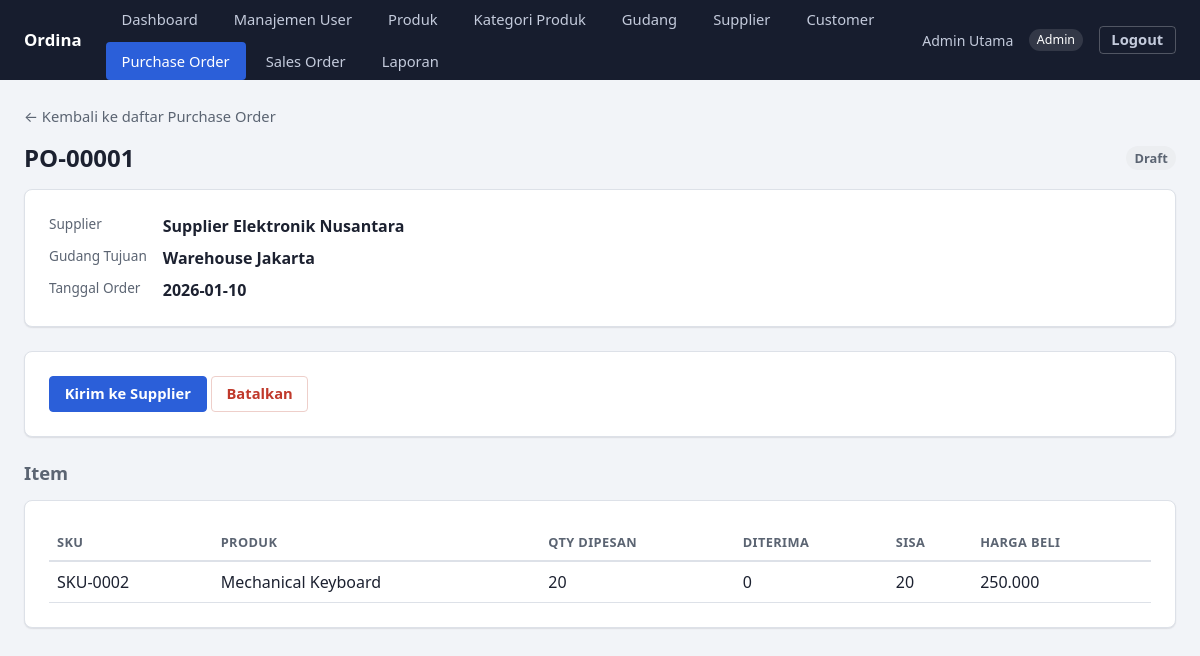
The page /purchase-orders/1 (signed in) on the database its author committed.
### tables this page shows
CREATE TABLE IF NOT EXISTS purchase_orders (
    id INT UNSIGNED AUTO_INCREMENT PRIMARY KEY,
    supplier_id INT UNSIGNED NOT NULL,
    warehouse_id INT UNSIGNED NOT NULL,
    status ENUM('Draft', 'Ordered', 'PartiallyReceived', 'Received', 'Cancelled') NOT NULL DEFAULT 'Draft',
    order_date DATE NOT NULL,
    created_by INT UNSIGNED NOT NULL,
    created_at TIMESTAMP NOT NULL DEFAULT CURRENT_TIMESTAMP,
    updated_at TIMESTAMP NOT NULL DEFAULT CURRENT_TIMESTAMP ON UPDATE CURRENT_TIMESTAMP,
    KEY idx_purchase_orders_status (status),
    CONSTRAINT fk_po_supplier FOREIGN KEY (supplier_id) REFERENCES suppliers (id),
    CONSTRAINT fk_po_warehouse FOREIGN KEY (warehouse_id) REFERENCES warehouses (id),
    CONSTRAINT fk_po_created_by FOREIGN KEY (created_by) REFERENCES users (id)
);

CREATE TABLE IF NOT EXISTS products (
    id INT UNSIGNED AUTO_INCREMENT PRIMARY KEY,
    sku VARCHAR(50) NOT NULL,
    name VARCHAR(150) NOT NULL,
    category_id INT UNSIGNED NOT NULL,
    unit VARCHAR(30) NOT NULL,
    buy_price DECIMAL(14, 2) NOT NULL DEFAULT 0,
    sell_price DECIMAL(14, 2) NOT NULL DEFAULT 0,
    reorder_point INT UNSIGNED NOT NULL DEFAULT 0,
    image_path VARCHAR(255) NULL,
    is_active TINYINT(1) NOT NULL DEFAULT 1,
    created_at TIMESTAMP NOT NULL DEFAULT CURRENT_TIMESTAMP,
    updated_at TIMESTAMP NOT NULL DEFAULT CURRENT_TIMESTAMP ON UPDATE CURRENT_TIMESTAMP,
    UNIQUE KEY uq_products_sku (sku),
    KEY idx_products_name (name),
    CONSTRAINT fk_products_category FOREIGN KEY (category_id) REFERENCES categories (id),
    CONSTRAINT chk_products_prices CHECK (buy_price >= 0 AND sell_price >= 0 AND reorder_point >= 0)
);

CREATE TABLE IF NOT EXISTS purchase_order_items (
    id INT UNSIGNED AUTO_INCREMENT PRIMARY KEY,
    purchase_order_id INT UNSIGNED NOT NULL,
    product_id INT UNSIGNED NOT NULL,
    qty_ordered INT UNSIGNED NOT NULL,
    qty_received INT UNSIGNED NOT NULL DEFAULT 0,
    buy_price DECIMAL(14, 2) NOT NULL,
    CONSTRAINT fk_poi_purchase_order FOREIGN KEY (purchase_order_id) REFERENCES purchase_orders (id) ON DELETE CASCADE,
    CONSTRAINT fk_poi_product FOREIGN KEY (product_id) REFERENCES products (id),
    CONSTRAINT chk_poi_quantities CHECK (qty_ordered > 0 AND qty_received >= 0 AND qty_received <= qty_ordered)
);

### app/Core/View.php (called while the page is built, shortened)
<?php
final class View
{
    public static function render(string $view, array $data = [], int $status = 200): void
    {
        extract($data);
        require __DIR__ . "/../../views/{$view}.php";
        require __DIR__ . '/../../views/layouts/app.php';
    }
}

### app/Core/Controller.php (called while the page is built, shortened)
<?php
abstract class Controller
{
    protected function view(string $view, array $data = []): void
    {
        View::render($view, $data);
    }
}

### app/Controller/PurchaseOrderController.php (called while the page is built, shortened)
<?php
final class PurchaseOrderController extends Controller
{
    public function show(array $params): void
    {
        $detail = $this->service()->detail((int) $params['id']);
        $role = $this->currentRole();
        $this->view('purchase-orders/show', [
            'title' => 'Detail Purchase Order',
            ...$detail,
            'success' => Session::pullFlash('success'),
            'errors' => Session::pullFlash('errors', []),
            'canManage' => $role !== null && (Gate::allows($role, Permission::CreatePurchaseOrder) || Gate::allows($role, Permission::ProposePurchaseOrder)),
            'canReceive' => $role !== null && Gate::allows($role, Permission::ProcessGoodsReceipt),
        ]);
    }
    private function service(): PurchaseOrderService
    {
        $pdo = Database::connection();
        return new PurchaseOrderService(
            new MysqlPurchaseOrderRepository($pdo),
            new MysqlPurchaseOrderItemRepository($pdo),
            new MysqlProductStockRepository($pdo),
            new MysqlStockLedgerRepository($pdo),
            new MysqlSupplierRepository($pdo),
            new MysqlWarehouseRepository($pdo),
            new MysqlProductRepository($pdo),
            new PdoTransactionManager($pdo),
        );
    }
}

### public/index.php (called while the page is built, shortened)
<?php
$router = new Router();
$method = $_SERVER['REQUEST_METHOD'] ?? 'GET';
$path = (string) (parse_url($_SERVER['REQUEST_URI'] ?? '/', PHP_URL_PATH) ?: '/');
try {
    $router->dispatch($method, $path);
} catch (UnauthenticatedException) {
    header('Location: /login');
} catch (AuthorizationException | ForbiddenOperationException) {
    View::render('errors/403', ['title' => '403 - Akses Ditolak'], 403);
} catch (NotFoundException) {
    View::render('errors/404', ['title' => '404 - Tidak Ditemukan'], 404);
} catch (\Throwable $e) {
    error_log((string) $e);
    View::render('errors/500', ['title' => '500 - Kesalahan Server'], 500);
}

### app/Repository/Mysql/MysqlPurchaseOrderRepository.php (called while the page is built, shortened)
<?php
final class MysqlPurchaseOrderRepository implements PurchaseOrderRepositoryInterface
{
    public function findById(int $id): ?PurchaseOrder
    {
        $stmt = $this->connection->prepare('SELECT * FROM purchase_orders WHERE id = :id LIMIT 1');
        $stmt->execute(['id' => $id]);
        $row = $stmt->fetch();
        return $row === false ? null : PurchaseOrder::fromArray($row);
    }
}

### app/Service/PurchaseOrderService.php (called while the page is built, shortened)
<?php
final class PurchaseOrderService
{
    public function detail(int $id): ?array
    {
        $po = $this->purchaseOrders->findById($id);
        $items = array_map(function ($item) {
            $product = $this->products->findById($item->productId);
            return ['item' => $item, 'productName' => $product?->name ?? '-', 'productSku' => $product?->sku ?? '-'];
        }, $this->items->findByPurchaseOrderId($id));
        return [
            'purchaseOrder' => $po,
            'supplierName' => $this->suppliers->findById($po->supplierId)?->name ?? '-',
            'warehouseName' => $this->warehouses->findById($po->warehouseId)?->name ?? '-',
            'items' => $items,
            'ledger' => $this->ledger->findByReference('PO', $id),
        ];
    }
}

### app/Domain/PurchaseOrderStatus.php (called while the page is built, shortened)
<?php
enum PurchaseOrderStatus: string
{
    public function label(): string
    {
        return match ($this) {
            self::Draft => 'Draft',
            self::Ordered => 'Ordered',
            self::PartiallyReceived => 'Partially Received',
            self::Received => 'Received',
            self::Cancelled => 'Cancelled',
        };
    }
}

### app/Repository/Mysql/MysqlPurchaseOrderItemRepository.php (called while the page is built, shortened)
<?php
final class MysqlPurchaseOrderItemRepository implements PurchaseOrderItemRepositoryInterface
{
    public function findByPurchaseOrderId(int $purchaseOrderId): array
    {
        $stmt = $this->connection->prepare(
            'SELECT * FROM purchase_order_items WHERE purchase_order_id = :purchase_order_id ORDER BY id'
        );
        $stmt->execute(['purchase_order_id' => $purchaseOrderId]);
        return array_map(PurchaseOrderItem::fromArray(...), $stmt->fetchAll());
    }
}

### app/Entity/PurchaseOrderItem.php (called while the page is built, shortened)
<?php
final class PurchaseOrderItem
{
    public function remaining(): int
    {
        return $this->qtyOrdered - $this->qtyReceived;
    }
    public static function fromArray(array $row): self
    {
        return new self(
            id: (int) $row['id'],
            purchaseOrderId: (int) $row['purchase_order_id'],
            productId: (int) $row['product_id'],
            qtyOrdered: (int) $row['qty_ordered'],
            qtyReceived: (int) $row['qty_received'],
            buyPrice: (float) $row['buy_price'],
        );
    }
}

### app/Repository/Mysql/MysqlProductRepository.php (called while the page is built, shortened)
<?php
final class MysqlProductRepository implements ProductRepositoryInterface
{
    public function findById(int $id): ?Product
    {
        $stmt = $this->connection->prepare('SELECT * FROM products WHERE id = :id LIMIT 1');
        $stmt->execute(['id' => $id]);
        $row = $stmt->fetch();
        return $row === false ? null : Product::fromArray($row);
    }
}

### app/Entity/Product.php (called while the page is built, shortened)
<?php
final class Product
{
    public static function fromArray(array $row): self
    {
        return new self(
            id: (int) $row['id'],
            sku: (string) $row['sku'],
            name: (string) $row['name'],
            categoryId: (int) $row['category_id'],
            unit: (string) $row['unit'],
            buyPrice: (float) $row['buy_price'],
            sellPrice: (float) $row['sell_price'],
            reorderPoint: (int) $row['reorder_point'],
            imagePath: $row['image_path'] !== null ? (string) $row['image_path'] : null,
            isActive: (bool) $row['is_active'],
        );
    }
}

### views/purchase-orders/show.php (the view, shortened to what this page needs)
<?php
$statusBadge = match ($purchaseOrder->status->value) {
    'Draft' => 'badge-muted',
    'Cancelled' => 'badge-danger',
    default => 'badge-success',
};
?>
<a href="/purchase-orders" class="back-link">&larr; Kembali ke daftar Purchase Order</a>
<div class="toolbar">
    <h1 style="margin:0;">PO-<?= str_pad((string) $purchaseOrder->id, 5, '0', STR_PAD_LEFT) ?></h1>
    <span class="badge <?= $statusBadge ?>"><?= htmlspecialchars($purchaseOrder->status->label(), ENT_QUOTES) ?></span>
</div>
<div class="card">
    <dl>
        <dt>Supplier</dt><dd><?= htmlspecialchars($supplierName, ENT_QUOTES) ?></dd>
        <dt>Gudang Tujuan</dt><dd><?= htmlspecialchars($warehouseName, ENT_QUOTES) ?></dd>
        <dt>Tanggal Order</dt><dd><?= htmlspecialchars($purchaseOrder->orderDate, ENT_QUOTES) ?></dd>
    </dl>
</div>
<?php if ($canManage && $purchaseOrder->status->value === 'Draft'): ?>
    <div class="card">
        <form method="post" action="/purchase-orders/<?= (int) $purchaseOrder->id ?>/mark-ordered" style="display:inline;">
            <button type="submit">Kirim ke Supplier</button>
        </form>
        <form method="post" action="/purchase-orders/<?= (int) $purchaseOrder->id ?>/cancel" style="display:inline;">
            <button type="submit" class="btn-danger">Batalkan</button>
        </form>
    </div>
<?php endif; ?>
<h2>Item</h2>
<div class="card">
<div class="table-scroll">
    <table>
        <thead>
            <tr><th>SKU</th><th>Produk</th><th>Qty Dipesan</th><th>Diterima</th><th>Sisa</th><th>Harga Beli</th></tr>
        </thead>
        <tbody>
        <?php foreach ($items as $row): ?>
            <?php $item = $row['item']; ?>
            <tr>
                <td data-label="SKU"><?= htmlspecialchars($row['productSku'], ENT_QUOTES) ?></td>
                <td data-label="Produk"><?= htmlspecialchars($row['productName'], ENT_QUOTES) ?></td>
                <td data-label="Qty Dipesan"><?= $item->qtyOrdered ?></td>
                <td data-label="Diterima"><?= $item->qtyReceived ?></td>
                <td data-label="Sisa"><?= $item->remaining() ?></td>
                <td data-label="Harga Beli"><?= number_format($item->buyPrice, 0, ',', '.') ?></td>
            </tr>
        <?php endforeach; ?>
        </tbody>
    </table>
</div>
</div>

### app/Core/Router.php (shortened to what this page needs)
<?php
final class Router
{
    private array $routes = [];
    private function add(string $method, string $path, array $handler): void
    {
        $this->routes[$method][] = [
            'pattern' => $this->toPattern($path),
            'handler' => $handler,
        ];
    }
    private function toPattern(string $path): string
    {
        $pattern = preg_replace('#\{(\w+)\}#', '(?P<$1>[^/]+)', $path);
        return '#^' . $pattern . '$#';
    }
    public function dispatch(string $method, string $path): void
    {
        foreach ($this->routes[$method] ?? [] as $route) {
            if (preg_match($route['pattern'], $path, $matches) === 1) {
                $params = array_filter($matches, fn ($key) => !is_int($key), ARRAY_FILTER_USE_KEY);
                [$controllerClass, $action] = $route['handler'];
                (new $controllerClass())->$action($params);
                return;
            }
        }
    }
}

### public/assets/css/app.css (style rules this page uses)
:root { --color-bg: #f2f4f8; --color-surface: #ffffff; --color-surface-muted: #f7f8fa; --color-text: #1c2130; --color-text-muted: #5b6472; --color-border: #dde1e8; --color-primary: #2b5fd9; --color-primary-hover: #234ead; --color-primary-soft: #e8eefd; --color-success: #1e8e5a; --color-success-soft: #e5f6ee; --color-danger: #c0392b; --color-danger-soft: #fbe9e7; --color-muted-soft: #eceef1; --color-header-bg: #171d2e; --color-header-text: #eef1f8; --space-1: 0.25rem; --space-2: 0.5rem; --space-3: 1rem; --space-4: 1.5rem; --space-5: 2.5rem; --radius: 8px; --radius-sm: 4px; --shadow-card: 0 1px 2px rgba(20, 24, 38, 0.06), 0 1px 1px rgba(20, 24, 38, 0.04); }
* { box-sizing: border-box; }
html { -webkit-text-size-adjust: 100%; }
body { margin: 0; font-family: system-ui, -apple-system, "Segoe UI", sans-serif; background: var(--color-bg); color: var(--color-text); line-height: 1.5; }
h1, h2, h3 { line-height: 1.25; margin: 0 0 var(--space-3); }
h1 { font-size: 1.5rem; }
h2 { font-size: 1.15rem; color: var(--color-text-muted); font-weight: 600; }
a { color: var(--color-primary); }
.card { background: var(--color-surface); border: 1px solid var(--color-border); border-radius: var(--radius); box-shadow: var(--shadow-card); padding: var(--space-4); margin-bottom: var(--space-4); }
.back-link { display: inline-block; margin-bottom: var(--space-3); color: var(--color-text-muted); text-decoration: none; font-size: 0.92rem; }
.toolbar { display: flex; justify-content: space-between; align-items: center; flex-wrap: wrap; gap: var(--space-3); margin-bottom: var(--space-3); }
input, select, textarea, button { font: inherit; }
button, .btn { display: inline-flex; align-items: center; gap: 0.4em; background: var(--color-primary); color: #fff; border: 1px solid var(--color-primary); border-radius: var(--radius-sm); padding: 0.55em 1em; cursor: pointer; font-weight: 600; font-size: 0.92rem; text-decoration: none; line-height: 1.2; }
.btn-danger { background: #fff; color: var(--color-danger); border-color: #eecfca; }
.badge { display: inline-block; padding: 0.2em 0.65em; border-radius: 999px; font-size: 0.8rem; font-weight: 600; white-space: nowrap; }
.badge-muted { background: var(--color-muted-soft); color: var(--color-text-muted); }
.table-scroll { overflow-x: auto; }
table { width: 100%; border-collapse: collapse; }
th, td { text-align: left; padding: var(--space-2) var(--space-2); border-bottom: 1px solid var(--color-border); vertical-align: middle; }
thead th { color: var(--color-text-muted); font-size: 0.8rem; text-transform: uppercase; letter-spacing: 0.03em; font-weight: 600; border-bottom: 2px solid var(--color-border); }
dl { display: grid; grid-template-columns: auto 1fr; gap: var(--space-2) var(--space-3); margin: 0; }
dt { color: var(--color-text-muted); font-size: 0.85rem; }
dd { margin: 0; font-weight: 600; }

### rows shown on the page
purchase_orders: id "00001", order_date "2026-01-10"
products: sku "SKU-0002", name "Mechanical Keyboard"
purchase_order_items: qty_ordered "20", qty_received "0", buy_price "250.000"

### other values the page prints
$menu['label'] "Dashboard"
$menu['label'] "Manajemen User"
$menu['label'] "Produk"
$menu['label'] "Kategori Produk"
$menu['label'] "Gudang"
$menu['label'] "Supplier"
$menu['label'] "Customer"
$menu['label'] "Purchase Order"
$menu['label'] "Sales Order"
$menu['label'] "Laporan"
